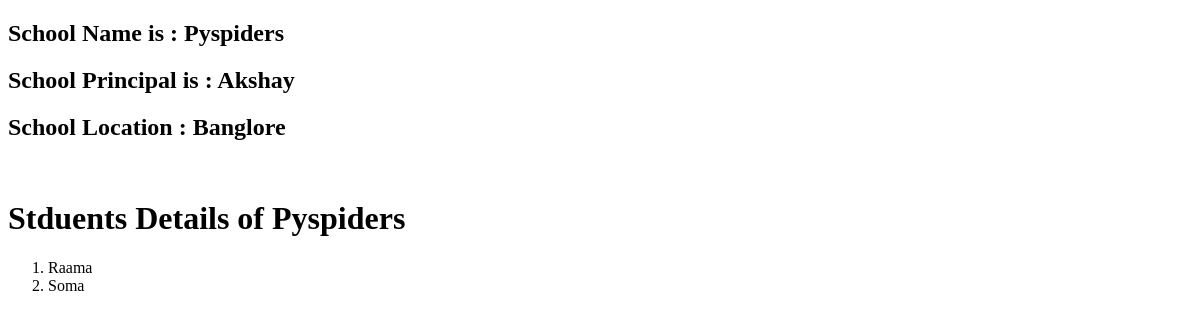
The app's page /schools/1, older data.
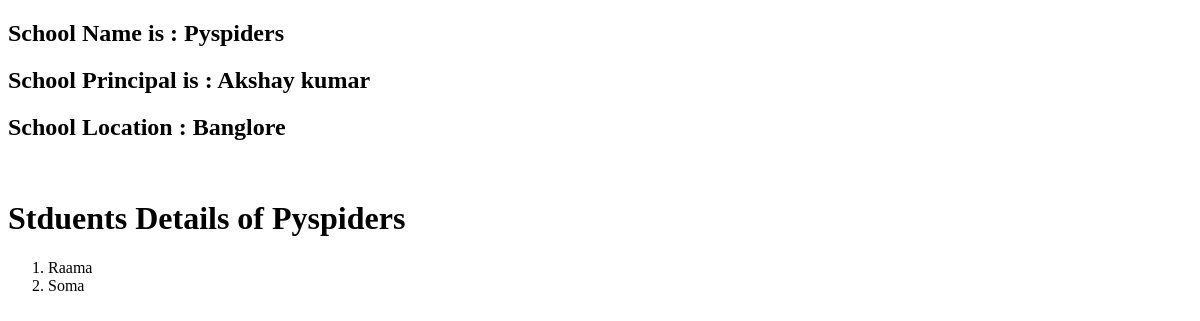
The same page, newer data.
### myapp/models.py (models this page shows, shortened)
class School(models.Model):
    name=models.CharField(max_length=256)
    principal=models.CharField(max_length=256)
    location=models.CharField(max_length=256)

### myapp/views.py (the view, shortened to what this page needs)
# urls.py: path('schools/<int:pk>',views.School_DetailView.as_view(),name="detail_view"),
class School_DetailView(DetailView):
    model=School
    template_name='school_detail.html'
    context_object_name="school_detail"

### templates/school_detail.html (shortened to what this page needs)
<!DOCTYPE html>
<html lang="en">
<head>
</head>
<body>
    {% if school_detail %}
    <h2>School Name is : {{school_detail.name}}</h2>
    <h2>School Principal is : {{school_detail.principal}}</h2>
     <h2>School Location : {{school_detail.location}}</h2>
    {% endif %}
    <br>
    <h1>Stduents Details of {{school_detail.name}}</h1>
    <ol>
        {% for student in school_detail.students.all %}
        <li>{{student.name}}</li>
    {% endfor %}
    </ol>
</body>
</html>

Row changes from the older to the newer data that the page shows:
changed School "Pyspiders": principal "Akshay" → "Akshay kumar"
